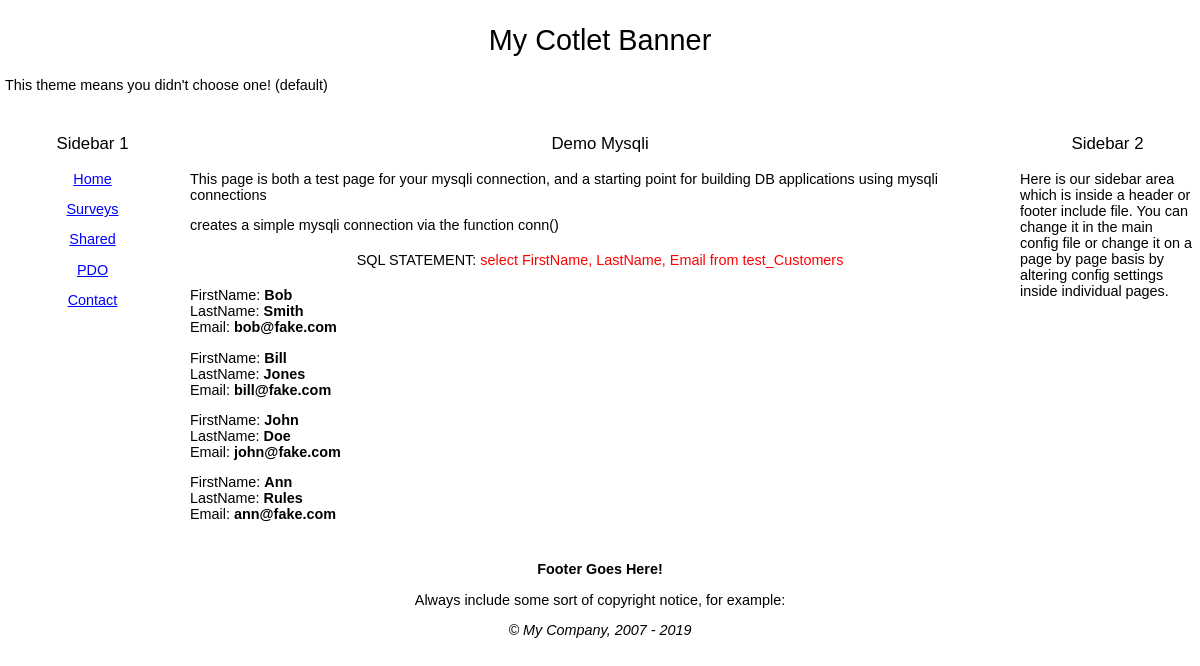
Page /demo-orig/demo_mysqli.php on the committed database.
### tables this page shows
create table test_Customers
( CustomerID int unsigned not null auto_increment primary key,
LastName varchar(50),
FirstName varchar(50),
Email varchar(80)
);

### demo-orig/demo_mysqli.php (the view, shortened to what this page needs)
<?php
require '../inc_0700/config_inc.php';
$config->titleTag = smartTitle();
$sql = "select FirstName, LastName, Email from test_Customers";
?>
<h3 align="center"><?php echo $config->titleTag; ?></h3>
<p>This page is both a test page for your mysqli connection, and a starting point for
building DB applications using mysqli connections</p>
<p>creates a simple mysqli connection via the function conn()</p>
<?php
$iConn = conn();
$result = mysqli_query($iConn,$sql) or die(trigger_error(mysqli_error($iConn), E_USER_ERROR));
echo '<div align="center"><h4>SQL STATEMENT: <font color="red">' . $sql . '</font></h4></div>';
if(mysqli_num_rows($result) > 0)
{
	while($row = mysqli_fetch_assoc($result))
	{
	   echo '<p>';
	   echo 'FirstName: <b>' . $row['FirstName'] . '</b><br />';
	   echo 'LastName: <b>' . $row['LastName'] . '</b><br />';
	   echo 'Email: <b>' . $row['Email'] . '</b><br />';
	   echo '</p>';
	}
}else{
	echo '<div align="center">Sorry, there are no records that match this query</div>';
}
?>

### wn19/include/default_style.css (style rules this page uses)
body { font-size: .9em; font-family: Verdana, Geneva, Arial, Helvetica, sans-serif; padding:0; margin:0; background-color:#FFFFFF; }
h1, h2, h3, h4, h5, h6 { font-weight: normal; }

### rows in the picture
test_customers: FirstName "Bob", LastName "Smith", Email "bob@fake.com"
test_customers: FirstName "Bill", LastName "Jones", Email "bill@fake.com"
test_customers: FirstName "John", LastName "Doe", Email "john@fake.com"
test_customers: FirstName "Ann", LastName "Rules", Email "ann@fake.com"

### other values in the picture
$config->banner "My Cotlet Banner"
$aText[0] "Home"
$aText[0] "Surveys"
$aText[0] "Shared"
$aText[0] "PDO"
$aText[0] "Contact"
$config->titleTag "Demo Mysqli"
$sql "select FirstName, LastName, Email from test_Customers"
